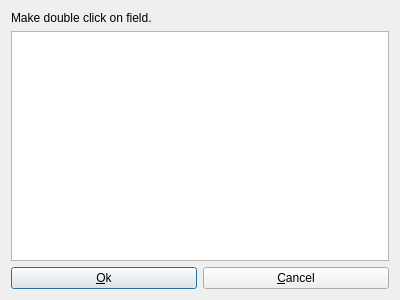
<?xml version="1.0" encoding="UTF-8"?>
<ui version="4.0">
 <class>DBChooseFieldNameDlg</class>
 <widget class="QDialog" name="DBChooseFieldNameDlg">
  <property name="geometry">
   <rect>
    <x>0</x>
    <y>0</y>
    <width>400</width>
    <height>300</height>
   </rect>
  </property>
  <property name="windowTitle">
   <string>Dialog</string>
  </property>
  <layout class="QGridLayout" name="gridLayout">
   <item row="0" column="0" colspan="2">
    <widget class="QLabel" name="label">
     <property name="text">
      <string>Make double click on field.</string>
     </property>
    </widget>
   </item>
   <item row="1" column="0" colspan="2">
    <widget class="QListWidget" name="lwFields">
     <property name="editTriggers">
      <set>QAbstractItemView::NoEditTriggers</set>
     </property>
    </widget>
   </item>
   <item row="2" column="0">
    <widget class="QPushButton" name="pbOk">
     <property name="text">
      <string>&amp;Ok</string>
     </property>
     <property name="icon">
      <iconset resource="../../resources/resources.qrc">
       <normaloff>:/aplicacion/images/ok.png</normaloff>:/aplicacion/images/ok.png</iconset>
     </property>
    </widget>
   </item>
   <item row="2" column="1">
    <widget class="QPushButton" name="pbCancel">
     <property name="text">
      <string>&amp;Cancel</string>
     </property>
     <property name="icon">
      <iconset resource="../../resources/resources.qrc">
       <normaloff>:/generales/images/close.png</normaloff>:/generales/images/close.png</iconset>
     </property>
    </widget>
   </item>
  </layout>
 </widget>
 <resources>
  <include location="../../resources/resources.qrc"/>
  <include location="../../resources/resources.qrc"/>
 </resources>
 <connections/>
</ui>
